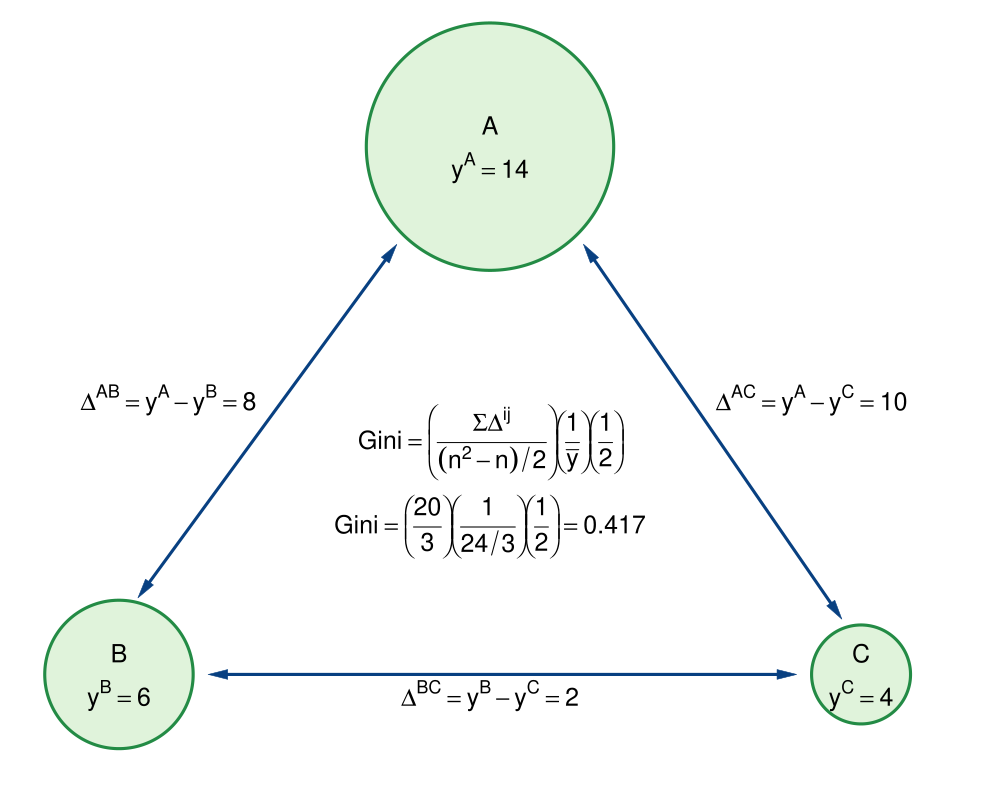

Generate this figure with R:
#Graph Designer: Simon Halliday & Riley Boeth '17
#Authors: Bowles, Foley and Halliday
#Title: Coordination, Conflict and Competition: A Text in Microeconomics

library(shape)
library(plotrix)
pdf(file = "risk/halliday_inequality_households.pdf", width = 10, height = 8)

#Set parameters for graphics
axislabelsize <- 1.5
labelsize <- 1.5
graphlinewidth <- 3
segmentlinewidth <- 2

COL <- c("#7fc97f", "#beaed4", "#fdc086", "#ffff99", "#386cb0", "#f0027f", "#bf5b17", "#666666")
COLA <- c("#e0f3db", "#99d8c9","#66c2a4","#41ae76", "#238b45", "#005824")
COLB <- c("#c6dbef", "#4eb3d3", "#2b8cbe", "#0868ac","#084081")
COLC <- c("#fcfbfd", "#efedf5", "#dadaeb", "#bcbddc", "#9e9ac8", "#807dba", "#6a51a3", "#54278f", "#3f007d")

#Edited the margins to cater for the larger LHS labels
par(mar =  c(1, 1, 1, 2))

#Indifference curves of a risk-averse homo economicus (2nd graph out of the two for 4.7)

#Add limits on axes and levels of utility for each indifference curve
ylims <- c(0, 36)
xlims <- c(1, 39)

npts <- 501 
x <- seq(xlims[1], xlims[2], length.out = npts)
y <- seq(ylims[1], ylims[2], length.out = npts) 

plot(0, 0, xlim = xlims, ylim = ylims, type = "n",
     xlab = expression(paste("")),
     ylab = expression(paste("")), 
     xaxt = "n", 
     yaxt = "n", 
     cex.lab = axislabelsize, 
     bty = "n", 
     xaxs="i", 
     yaxs="i"
)


#axis(1,at = ticksx,  pos = 0, labels = xlabels)
#axis(2,at = ticksy,  pos = 0, labels = ylabels, las = 1)


draw.circle(35, 5, 2, nv = 1000, border = COLA[5], col = COLA[1], lty = 1, lwd = 3)
text(35, 6, expression(paste(C)), xpd = TRUE, cex = labelsize)
text(35, 4, expression(paste(y^C == 4)), xpd = TRUE, cex = labelsize)


#Arrow between 2 and 4
Arrows(9, 5, 32, 5,  col = COLB[5], lty = 1, lwd = 3, code = 3, arr.type = "triangle", arr.lwd = 0.5)

draw.circle(5, 5, 3, nv = 1000, border = COLA[5], col = COLA[1], lty = 1, lwd = 3)
text(5, 6, expression(paste(B)), xpd = TRUE, cex = labelsize)
text(5, 4, expression(paste(y^B == 6)), xpd = TRUE, cex = labelsize)

#Arrow between 4 and 10
Arrows(6, 9, 16, 25,  col = COLB[5], lty = 1, lwd = 3, code = 3, arr.type = "triangle", arr.lwd = 0.5)

draw.circle(20, 30, 5, nv = 1000, border = COLA[5], col = COLA[1], lty = 1, lwd = 3)
text(20, 31, expression(paste(A)), xpd = TRUE, cex = labelsize)
text(20, 29, expression(paste(y^A == 14)), xpd = TRUE, cex = labelsize)

#Arrow between 2 and 10
Arrows(24, 25, 34, 8,  col = COLB[5], lty = 1, lwd = 3, code = 3, arr.type = "triangle", arr.lwd = 0.5)

#Difference between A and C
text(33, 18, expression(paste(Delta^{AC} == phantom(), y^A - y^C == 10)), xpd = TRUE, cex = labelsize)
#Difference between A and B
text(7, 18, expression(paste(Delta^{AB} == phantom(), y^A - y^B == 8)), xpd = TRUE, cex = labelsize)
#Difference between B and C
text(20, 4, expression(paste(Delta^{BC} == phantom(), y^B - y^C == 2)), xpd = TRUE, cex = labelsize)



text(20, 16, expression(paste(Gini== bgroup("(", frac(Sigma*Delta^{ij}, (n^2 - n)/2),")")*bgroup("(",frac(1,bar(y)),")")*bgroup("(",frac(1,2),")"))), cex = labelsize)
text(20, 12, expression(paste(Gini == bgroup("(", frac(20, 3),")")*bgroup("(",frac(1,24/3),")")*bgroup("(",frac(1,2),")"), phantom() == 0.417 )), cex = labelsize)

# #Bottom of frame
# segments(14, 12, 26, 12, lty = 1, col = "black" , lwd = 1)
# #Top of frame
# segments(14, 16, 26, 16, lty = 1, col = "black" , lwd = 1)
# #Left of frame
# segments(14, 12, 14, 16, lty = 1, col = "black" , lwd = 1)
# #Right of frame
# segments(26, 12, 26, 16, lty = 1, col = "black" , lwd = 1)


dev.off()
